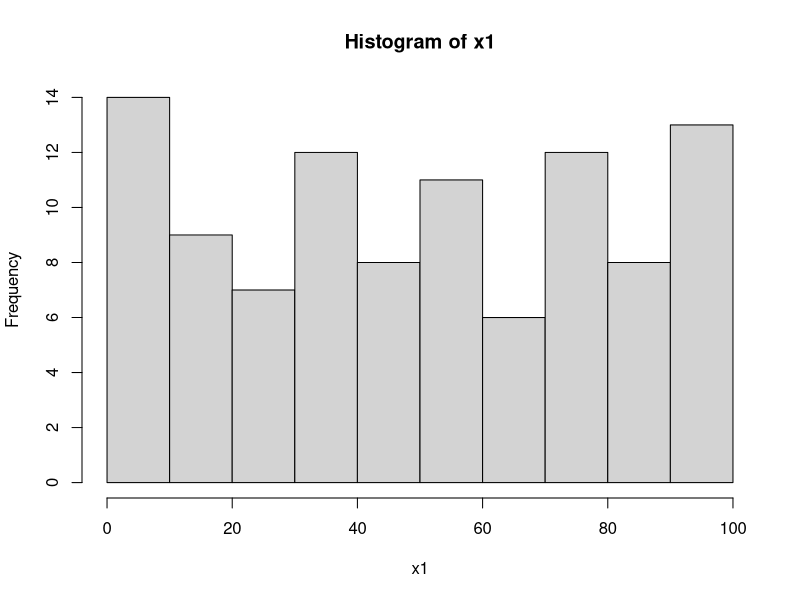
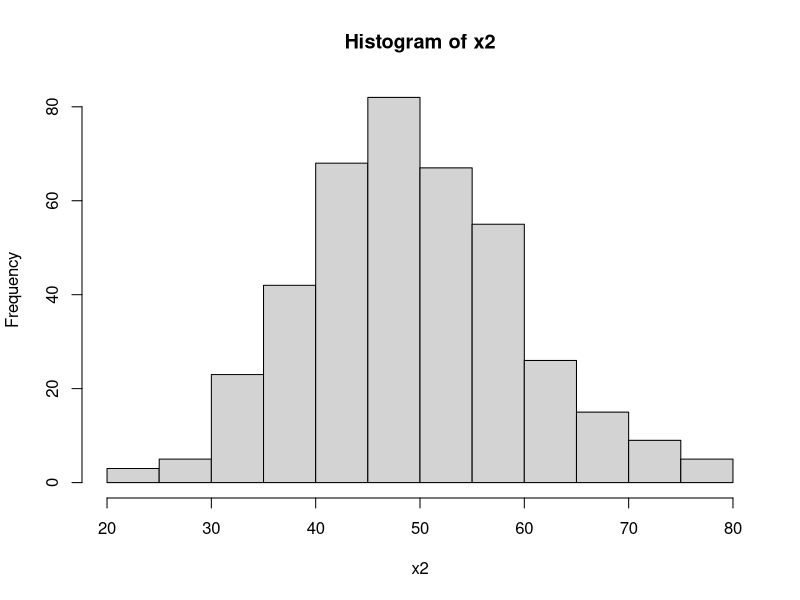

Reproduce these figures in R, in order. (Note: this script raises an error after producing the figures.)
x1 <- runif(100, min = 0, max = 100)
hist(x1)

x2 <- rnorm(400, mean = 50, sd = 10)
hist(x2)

EnvList[[1]]$temperature

x3 <- lapply(EnvList, function(x){return(x$temperature) })
x4 <- unlist(x3)
hist(x4)

x5 <- lapply(EnvList, function(x){return(x$nutrients) })
x6 <- unlist(x5)
hist(x6)
